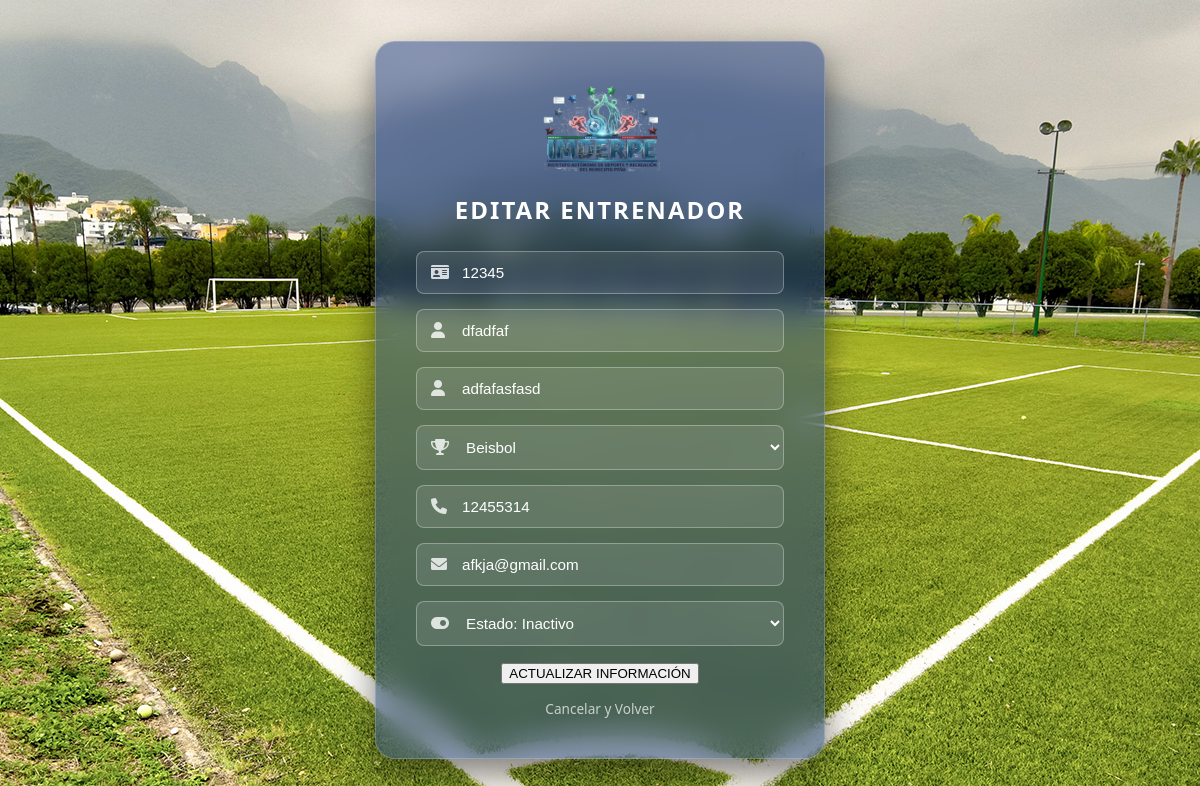
Screenshot of /vista/editar_entrenador.php?id=2 with the database file from the repository.
### tables this page shows
CREATE TABLE `entrenadores` (
  `id` int(11) NOT NULL,
  `cedula` varchar(20) NOT NULL,
  `nombre` varchar(100) NOT NULL,
  `apellido` varchar(100) NOT NULL,
  `disciplina_id` int(11) DEFAULT NULL,
  `telefono` varchar(20) DEFAULT NULL,
  `correo` varchar(100) DEFAULT NULL,
  `estado` enum('activo','inactivo') NOT NULL
);

CREATE TABLE `disciplinas` (
  `id` int(11) NOT NULL,
  `nombre_disciplina` varchar(50) NOT NULL
);

### vista/editar_entrenador.php (the view, shortened to what this page needs)
<?php
require_once '../controlador/conexion.php';
$id = isset($_GET['id']) ? intval($_GET['id']) : intval($_POST['id']);
$stmt =$conexion->prepare("SELECT * FROM entrenadores WHERE id = ?");
$stmt->bind_param("i", $id);$stmt->execute();
$resultado =$stmt->get_result();
$entrenador =$resultado->fetch_assoc();
$res_disciplinas =$conexion->query("SELECT id, nombre_disciplina FROM disciplinas ORDER BY nombre_disciplina ASC");
?>
<!DOCTYPE html>
<html lang="es">
<head>
    <link rel="stylesheet" href="../estilo/style13.css">
    <link rel="stylesheet" href="https://cdnjs.cloudflare.com/ajax/libs/font-awesome/6.0.0/css/all.min.css">
</head>
<body>
    <div class="login-container">
        <form action="../controlador/controlador_editar_entrenador.php" method="POST" class="glass-form" novalidate>
            <div class="logo-container">
                <img src="../estilo/logo.png" alt="Logo IMDERPE" class="logo-form">
            </div>
            <h2 class="form-title">EDITAR ENTRENADOR</h2>
            <div class="form-grid">
                <div class="input-group">
                    <i class="fas fa-id-card"></i>
                    <input type="text" name="cedula" id="cedula" value="<?php echo htmlspecialchars($entrenador['cedula']); ?>" placeholder="Cédula de Identidad">
                </div>
                <div class="input-group">
                    <i class="fas fa-user"></i>
                    <input type="text" name="nombre" id="nombre" value="<?php echo htmlspecialchars($entrenador['nombre']); ?>" placeholder="Nombres">
                </div>
                <div class="input-group">
                    <i class="fas fa-user"></i>
                    <input type="text" name="apellido" id="apellido" value="<?php echo htmlspecialchars($entrenador['apellido']); ?>" placeholder="Apellidos">
                </div>
                <div class="input-group">
                    <i class="fas fa-trophy"></i>
                    <select name="disciplina_id" id="disciplina_id">
                        <?php while($d =$res_disciplinas->fetch_assoc()): ?>
                            <option value="<?php echo $d['id']; ?>" <?php echo ($d['id'] ==$entrenador['disciplina_id']) ? 'selected' : ''; ?>>
                                <?php echo htmlspecialchars($d['nombre_disciplina']); ?>
                            </option>
                        <?php endwhile; ?>
                    </select>
                </div>
                <div class="input-group">
                    <i class="fas fa-phone"></i>
                    <input type="text" name="telefono" id="telefono" value="<?php echo htmlspecialchars($entrenador['telefono']); ?>" placeholder="Número de Teléfono">
                </div>
                <div class="input-group">
                    <i class="fas fa-envelope"></i>
                    <input type="email" name="correo" id="correo" value="<?php echo htmlspecialchars($entrenador['correo']); ?>" placeholder="Correo Electrónico">
                </div>
                <div class="input-group full-width">
                    <i class="fas fa-toggle-on"></i>
                    <select name="estado" id="estado">
                        <option value="inactivo" <?php echo ($entrenador['estado'] == 'inactivo') ? 'selected' : ''; ?>>Estado: Inactivo</option>
                    </select>
                </div>
            </div>
            <div class="action-row">
                <button type="submit" name="btn_editar" value="ok" class="btn-update">ACTUALIZAR INFORMACIÓN</button>
                <a href="ver_entrenadores.php" class="btn-cancel">Cancelar y Volver</a>
            </div>
        </form>
    </div>
</body>
</html>

### estilo/style13.css (style rules this page uses)
body { margin: 0; padding: 0; font-family: 'Segoe UI', sans-serif; background-image: url('../estilo/background_cancha.jpg'); background-size: cover; background-position: center; background-attachment: fixed; height: 100vh; display: flex; justify-content: center; align-items: center; }
.login-container { width: 100%; max-width: 450px; padding: 20px; }
.glass-form { background: rgba(29, 61, 129, 0.5); backdrop-filter: blur(15px); -webkit-backdrop-filter: blur(15px); border: 1px solid rgba(255, 255, 255, 0.2); border-radius: 20px; padding: 40px; box-shadow: 0 15px 35px rgba(0,0,0,0.5); text-align: center; }
.logo-form { width: 128px; height: auto; margin-bottom: 10px; display: block; margin-left: auto; margin-right: auto; }
.form-title { color: white; margin-bottom: 25px; text-transform: uppercase; letter-spacing: 2px; font-size: 1.5rem; }
.input-group { position: relative; margin-bottom: 15px; }
.input-group i { position: absolute; left: 15px; top: 50%; transform: translateY(-50%); color: rgba(255, 255, 255, 0.8); z-index: 1; }
.input-group input, .input-group select { width: 100%; padding: 12px 12px 12px 45px; background: rgba(255, 255, 255, 0.1) !important; border: 1px solid rgba(255, 255, 255, 0.3); border-radius: 8px; color: white; outline: none; box-sizing: border-box; font-size: 0.95rem; }
::placeholder { color: white !important; opacity: 1; }
.input-group select option { background: #1D3D81; color: white; }
.btn-cancel { display: block; margin-top: 15px; color: white; text-decoration: none; font-size: 0.85rem; opacity: 0.7; transition: 0.3s; }

### rows the page displays
entrenadores: cedula "12345", nombre "dfadfaf", apellido "adfafasfasd", disciplina_id "Beisbol", telefono "12455314", correo "afkja@gmail.com", estado "Estado: Inactivo"
